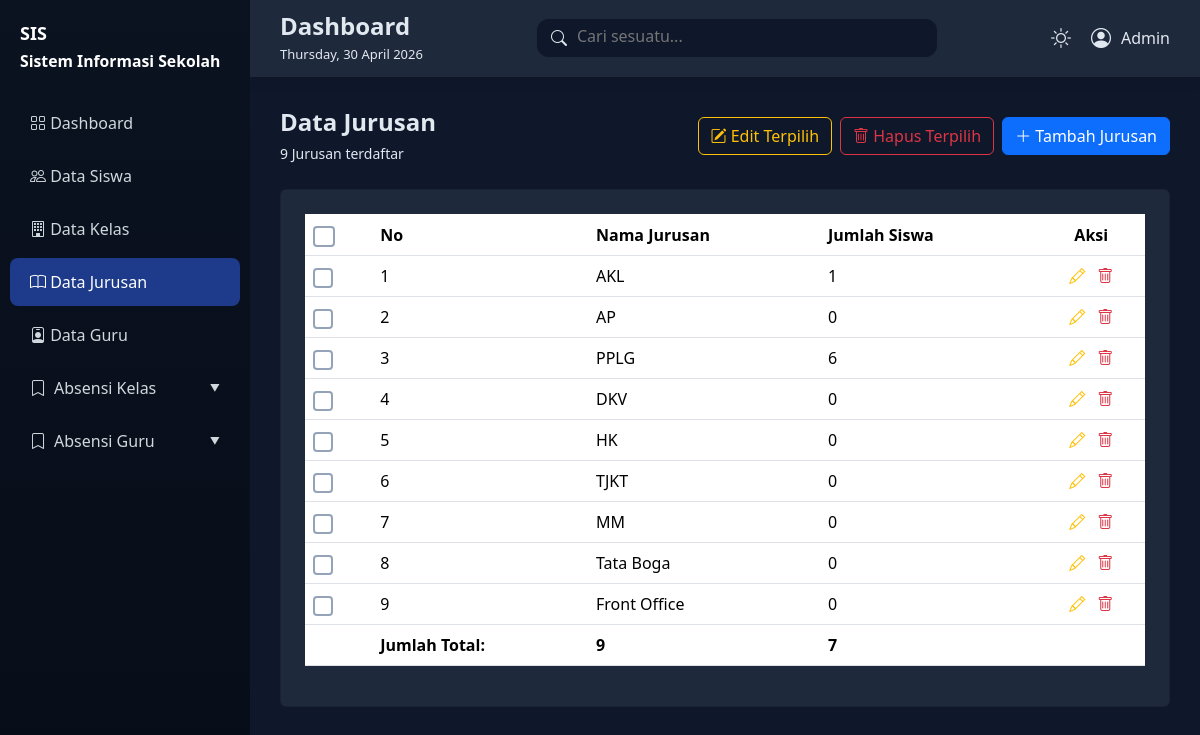
/jurusan.php (signed in), run on the app's committed database.
### tables this page shows
CREATE TABLE `jurusan` (
  `id_jurusan` int(11) NOT NULL,
  `nama_jurusan` varchar(125) NOT NULL
);

### config.php (called while the page is built, shortened)
<?php
$num = 1;
$base_url = "http://localhost/sis/";
$current_page = basename($_SERVER['PHP_SELF']);
$conn = mysqli_connect("localhost", "root", "", "akademik");
function query($query)
{
    global $conn;
    $result = mysqli_query($conn, $query);
    $rows = [];
    while ($row = mysqli_fetch_assoc($result)) {
        $rows[] = $row;
    }
    return $rows;
}

### jurusan.php (the view, shortened to what this page needs)
<?php
include 'config.php';
$tblName = "datajurusan";
$data_jurusan = query("SELECT * FROM jurusan");
?>
<?php include 'includes/header.php'; ?>
<div class="content">
    <div class="d-flex justify-content-between align-items-center mb-4">
        <div>
            <h4 class="fw-semibold mb-1">Data Jurusan</h4>
            <small><?= count($data_jurusan) ?> Jurusan terdaftar</small>
        </div>
        <div class="d-flex gap-2 flex-wrap">
            <button type="button" class="btn btn-outline-warning bulk-edit-btn" data-checkbox=".select-jurusan" data-edit-base="proses/edit_jurusan.php?id=">
                <i class="bi bi-pencil-square"></i> Edit Terpilih
            </button>
            <button type="submit" form="bulkDeleteJurusanForm" class="btn btn-outline-danger" onclick="return confirmBulkDelete('.select-jurusan')">
                <i class="bi bi-trash"></i> Hapus Terpilih
            </button>
            <button class="btn btn-primary" type="button">
                <i class="bi bi-plus-lg"></i> <a href="proses/tbh_jurusan.php" class="text-white"> Tambah Jurusan</a>
            </button>
        </div>
    </div>
    <div class="card p-4">
        <form id="bulkDeleteJurusanForm" method="post" action="proses/hps_jurusan_banyak.php">
        <div class="table-responsive">
            <table id="<?= $tblName ?>" class="table align-middle">
                <thead>
                    <tr>
                        <th><input type="checkbox" class="form-check-input select-all" data-checkbox=".select-jurusan"></th>
                        <th>No</th>
                        <th>Nama Jurusan</th>
                        <th>Jumlah Siswa</th>
                        <th class="text-center">Aksi</th>
                    </tr>
                </thead>
                <tbody id="tableBody">
                    <?php foreach ($data_jurusan as $row): ?>
                        <?php $siswa_jurusan = query("SELECT nama_siswa, nama_kelas, nama_jurusan FROM `siswa`
                                INNER JOIN `kelas`
                                ON siswa.kelas_id = kelas.id_kelas
                                INNER JOIN jurusan
                                ON kelas.jurusan_id = jurusan.id_jurusan
                                WHERE nama_jurusan = '$row[nama_jurusan]'
                                "); ?>
                        <tr>
                            <td><input type="checkbox" class="form-check-input select-jurusan" name="selected_ids[]" value="<?= $row['id_jurusan'] ?>"></td>
                            <td><?= $num++ ?></td>
                            <td><?= $row['nama_jurusan'] ?></td>
                            <td><?= count($siswa_jurusan); ?></td>
                            <td class="text-center action-btn">
                                <a href="proses/edit_jurusan.php?id=<?= $row['id_jurusan'] ?>">
                                    <i class="bi bi-pencil text-warning me-2"></i>
                                </a>
                                <a href="proses/hps_jurusan.php?id=<?= $row['id_jurusan'] ?>">
                                    <i class="bi bi-trash text-danger"></i>
                                </a>
                            </td>
                        </tr>
                    <?php endforeach ?>
                </tbody>
                <tfoot>
                    <tr>
                        <th></th>
                        <?php $siswa_jurusan = query("SELECT nama_siswa, nama_kelas, nama_jurusan FROM `siswa`
                                INNER JOIN `kelas`
                                ON siswa.kelas_id = kelas.id_kelas
                                INNER JOIN jurusan
                                ON kelas.jurusan_id = jurusan.id_jurusan
                                "); ?>
                        <th>Jumlah Total: </th>
                        <th><?= count($data_jurusan) ?></th>
                        <th><?= count($siswa_jurusan) ?></th>
                        <th></th>
                    </tr>
                </tfoot>
            </table>
        </div>
        </form>
    </div>
</div>
<?php include 'includes/footer.php'; ?>

### includes/header.php (shortened to what this page needs)
<!DOCTYPE html>
<html lang="en">
<head>
  <link
    href="https://cdn.jsdelivr.net/npm/bootstrap@5.3.3/dist/css/bootstrap.min.css"
    rel="stylesheet" />
  <link
    rel="stylesheet"
    href="https://cdn.jsdelivr.net/npm/bootstrap-icons@1.11.3/font/bootstrap-icons.css" />
  <link rel="stylesheet" href="/sis/css/style.css">
</head>
<body class="dark-mode">
  <?php include 'sidebar.php'; ?>
    <div class="main-content">
      <?php include 'topbar.php'; ?>

### includes/sidebar.php (shortened to what this page needs)
<?php
include_once __DIR__ . '/../config.php';
?>
<div class="sidebar" id="sidebar">
    <div class="logo">SIS<br><small>Sistem Informasi Sekolah</small></div>
    <a href="<?= $base_url ?>dashboard.php" class="<?= $current_page == 'dashboard.php' ? 'active' : '' ?>"><i class="bi bi-grid"></i> Dashboard</a>
    <a href="<?= $base_url ?>siswa.php" class="<?= $current_page == 'siswa.php' ? 'active' : '' ?>"><i class="bi bi-people"></i> Data Siswa</a>
    <a href="<?= $base_url ?>kelas.php" class="<?= $current_page == 'kelas.php' ? 'active' : '' ?>"><i class="bi bi-building"></i> Data Kelas</a>
    <a href="<?= $base_url ?>jurusan.php" class="<?= $current_page == 'jurusan.php' ? 'active' : '' ?>"><i class="bi bi-book"></i> Data Jurusan</a>
    <a href="<?= $base_url ?>guru.php" class="<?= $current_page == 'guru.php' ? 'active' : '' ?>"><i class="bi bi-person-badge"></i> Data Guru</a>
    <div class="sidebar-parent <?= ($current_page == 'absensi_kelas.php' || $current_page == 'jurnal_kelas.php') ? 'active' : '' ?>">
        <div class="sidebar-label">
            <i class="bi bi-bookmark"></i> Absensi Kelas
        </div>
    </div>
    <div class="sidebar-parent <?= ($current_page == 'absensi_guru.php' || $current_page == 'jurnal_guru.php') ? 'active' : '' ?>">
        <div class="sidebar-label">
            <i class="bi bi-bookmark"></i> Absensi Guru
        </div>
    </div>
</div>

### includes/topbar.php (shortened to what this page needs)
<div class="topbar">
    <div class="topbar-left">
        <h4>Dashboard</h4>
        <small>
            <?php echo date('l, d F Y'); ?>
        </small>
    </div>
    <div class="search-box">
        <i class="bi bi-search"></i>
        <input type="text" id="searchInput" placeholder="Cari sesuatu...">
    </div>
    <div class="topbar-right">
         <div  onclick="toggleDarkMode()" class="">
             <i class="bi bi-moon fs-5" id="darkIconDesktop"></i>
         </div>
        <div class="dropdown">
            <div class="profile-box" data-bs-toggle="dropdown">
                <i class="bi bi-person-circle fs-5"></i>
                <p class="fw-1 m-0">Admin</p>
            </div>
        </div>
    </div>
</div>

### includes/footer.php (shortened to what this page needs)
</div>
<link rel="stylesheet" href="https://cdn.datatables.net/2.3.4/css/dataTables.bootstrap5.css">
</body>
</html>

### css/style.css (style rules this page uses)
:root { --bg-light: #f4f6f9; --card-light: #ffffff; --text-light: #1f2937; --bg-dark: #0f172a; --card-dark: #1e293b; --text-dark: #e2e8f0; }
a { text-decoration: none !important; }
body.dark-mode .table { background: var(--card-dark) !important; }
body { background: var(--bg-light); color: var(--text-light); transition: 0.3s; }
body.dark-mode { background: var(--bg-dark); color: var(--text-dark); }
.main-content { margin-left: 250px; padding: 30px 0; max-width: 1400px; }
.topbar { position: fixed; top: 0; width: calc(100% - 250px); z-index: 100; padding: 12px 30px; display: flex; align-items: center; justify-content: space-between; color: var(--text-light); background: var(--card-light); box-shadow: 0 4px 15px rgba(0,0,0,0.05); }
body.dark-mode .topbar { background: var(--card-dark); color: var(--text-dark); }
.topbar-left h4 { margin: 0; font-weight: 600; }
.topbar-left small { font-size: 13px; }
.search-box { width: 400px; position: relative; }
.search-box input { width: 100%; padding: 5px 15px 9px 40px; border-radius: 12px; border: none; background: var(--bg-light); color: var(--text-light); outline: none; transition: 0.2s; box-shadow: 0 0 1px rgba(0,0,0,0.2); }
body.dark-mode .search-box input { background: var(--bg-dark); color: var(--text-dark); }
.search-box i { position: absolute; left: 14px; top: 50%; transform: translateY(-50%); }
.topbar-right { display: flex; align-items: center; gap: 20px; }
.profile-box { display: flex; align-items: center; gap: 10px; cursor: pointer; }
.content { margin-top: 3rem; padding: 30px; }
.sidebar { width: 250px; height: 100vh; position: fixed; background: linear-gradient(180deg, #0d1b3e, #08142b); color: white; padding-top: 20px; z-index: 1000; }
body.dark-mode .sidebar { background: linear-gradient(180deg, #0b1220, #070d18); }
.sidebar a { color: #cfd8dc; text-decoration: none; display: block; padding: 12px 20px; border-radius: 8px; margin: 5px 10px; }
.sidebar a:hover, .sidebar a.active { background: #1e3a8a; color: white; }
.sidebar .logo { font-weight: bold; font-size: 18px; padding: 0 20px 20px 20px; }
.sidebar-parent { margin: 0; }
.sidebar-label { color: #cfd8dc; padding: 12px 20px; border-radius: 8px; margin: 5px 10px; font-weight: 500; display: flex; align-items: center; gap: 8px; cursor: pointer; transition: all 0.2s ease; user-select: none; }
.sidebar-label::after { content: '▼'; font-size: 10px; transition: transform 0.3s ease; margin-left: auto; }
body.dark-mode .card, body.dark-mode .card-stat { background: var(--card-dark); color: var(--text-dark); }
.form-check-input { width: 1.25rem; height: 1.25rem; cursor: pointer; border: 2px solid #6b7280; background-color: transparent; transition: all 0.2s ease; }
.select-all { width: 1.35rem; height: 1.35rem; border: 2px solid #6b7280; }
body.dark-mode .form-check-input { border-color: #94a3b8; }

### data on the page
jurusan: nama_jurusan "AKL", count($siswa_jurusan) "1"
jurusan: nama_jurusan "AP", count($siswa_jurusan) "0"
jurusan: nama_jurusan "PPLG", count($siswa_jurusan) "6"
jurusan: nama_jurusan "DKV", count($siswa_jurusan) "0"
jurusan: nama_jurusan "HK", count($siswa_jurusan) "0"
jurusan: nama_jurusan "TJKT", count($siswa_jurusan) "0"
jurusan: nama_jurusan "MM", count($siswa_jurusan) "0"
jurusan: nama_jurusan "Tata Boga", count($siswa_jurusan) "0"
jurusan: nama_jurusan "Front Office", count($siswa_jurusan) "0"

### other printed values
count($data_jurusan) "9"
count($siswa_jurusan) "7"
